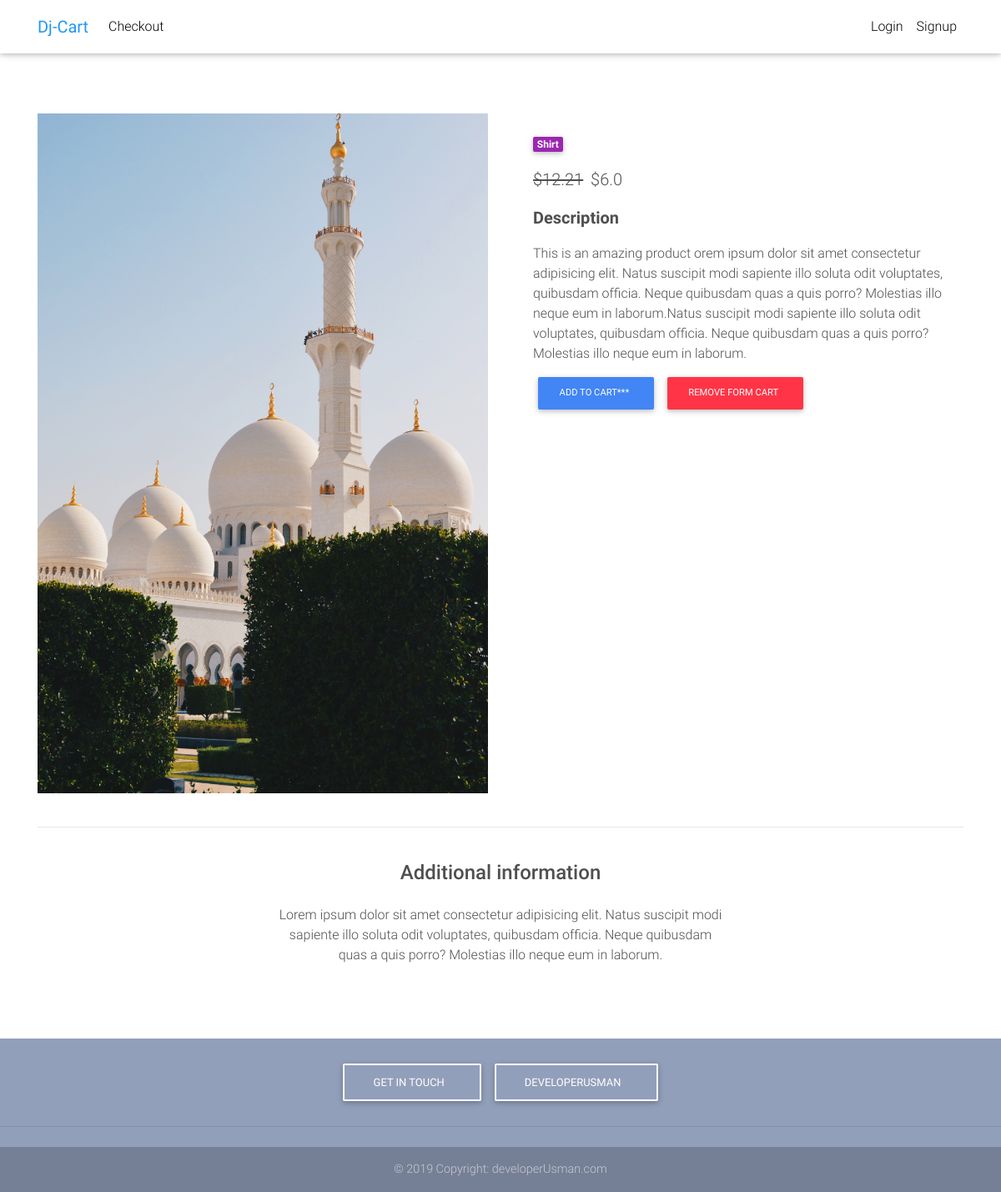
The page /product/shirt-product on the database its author committed.
### cart/models.py (models this page shows, shortened)
class Item(models.Model):
    title = models.CharField( max_length=22)
    price = models.FloatField(default=0.0)
    d_price = models.FloatField(blank=True , null=True)
    catergory= models.CharField(choices= CATEGORY_CHOICES , max_length=2)
    lable= models.CharField(choices= LABLE_CHOICES , max_length=1)
    slug = models.SlugField()
    description = models.TextField()
    image = models.ImageField()
    def get_add_to_cart_url(self):
        return reverse( 'add_to_cart'  , kwargs={
            'slug':self.slug
        } )
    def remove_from_cart(self):
        return reverse('remove_from_cart' , kwargs={
            'slug':self.slug
        })

### cart/views.py (the view)
# urls.py: path('product/<slug>' ,  ItemDetailView.as_view() , name='product-view'),
class ItemDetailView(DetailView):
    model = Item
    template_name ='product-page.html'

### templates/product-page.html (shortened to what this page needs)
{% extends 'layout/base.html'   %}
{%  block content   %}
<main class="mt-5 pt-4">
  <div class="container dark-grey-text mt-5">
    <div class="row wow fadeIn">
      <div class="col-md-6 mb-4">
        <img src="{{object.image.url}}" class="img-fluid" alt="">
      </div>
      <div class="col-md-6 mb-4">
        <div class="p-4">
          <div class="mb-3">
              <a href="">
                <span class="badge purple mr-1">{{object.get_catergory_display}}</span>
              </a>
            </div>
            <p class="lead">
              <span class="mr-1">
                <del>${{object.price}}</del>
              </span>
              <span>${{object.d_price}}</span>
            </p>
            <p class="lead font-weight-bold">Description</p>
            <p>{{object.description}}</p>
              <a  href="{{ object.get_add_to_cart_url  }}"  class="btn btn-primary btn-md my-0 p"  >Add to cart***
              </a>
              <a  href="{{ object.remove_from_cart  }}"  class="btn btn-danger btn-md my-0 p"  >remove form cart
              </a>
            </div>
        </div>
      </div>
      <hr>
      <div class="row d-flex justify-content-center wow fadeIn">
        <div class="col-md-6 text-center">
          <h4 class="my-4 h4">Additional information</h4>
          <p>Lorem ipsum dolor sit amet consectetur adipisicing elit. Natus suscipit modi sapiente illo soluta odit
            voluptates,
            quibusdam officia. Neque quibusdam quas a quis porro? Molestias illo neque eum in laborum.</p>
          </div>
        </div>
        <div class="row wow fadeIn">
          <div class="col-lg-4 col-md-12 mb-4">
          </div>
          <div class="col-lg-4 col-md-6 mb-4">
          </div>
          <div class="col-lg-4 col-md-6 mb-4">
          </div>
        </div>
      </div>
    </main>
    {%  endblock content   %}

### templates/layout/head.html (style rules this page uses)
html, body, header, .carousel { height: 60vh; }

### rows shown on the page
Item: image (picture), catergory "Shirt", price "12.21", d_price "6.0", description "This is an amazing product orem ipsum dolor sit amet consectetur adipisicing elit. Natus suscipit modi sapiente illo soluta odit voluptates, quibusdam officia. Neque quibusdam quas a quis porro? Molestias illo neque eum in laborum.Natus suscipit modi sapiente illo soluta odit voluptates, quibusdam officia. Neque quibusdam quas a quis porro? Molestias illo neque eum in laborum."
